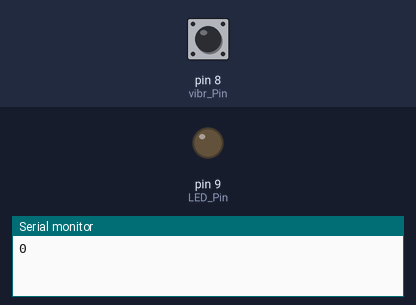
Simulated run of this sketch. Board: Arduino Uno, built with avr-gcc and run on an emulated ATmega328P. Parts: output pins drawn as LEDs (lit = HIGH), the last lines printed to the serial monitor. The test bench sets the inputs (shaded band); at power-on: pin 8 (vibr_Pin) LOW.

Above: at 1.2 s.
1.3 s: pin 8 (vibr_Pin) pulsed HIGH 2 times (0.12 s each, 0.3 s apart)
At 2.0 s:
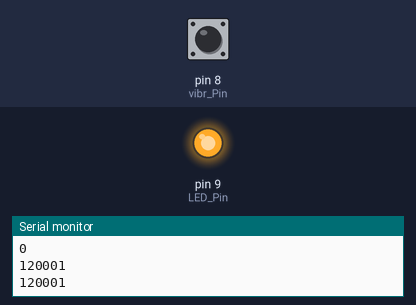
Timing chart, 0 to 4.3 s (numbered marks = the images above; inputs shaded):
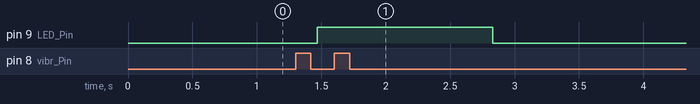

The sketch:

Earthquake.ino
```cpp
int LED_Pin = 9;
int vibr_Pin =8;

void setup(){
  pinMode(LED_Pin, OUTPUT);
  pinMode(vibr_Pin, INPUT);
  Serial.begin(9600);

}
void loop(){
  long measurement =TP_init();
  delay(50);
 // Serial.print("measurment = ");
  Serial.println(measurement);
  if (measurement > 1000){
    digitalWrite(LED_Pin, HIGH);
  }
  else{
    digitalWrite(LED_Pin, LOW);
  }
}

long TP_init(){
  delay(10);
  long measurement=pulseIn (vibr_Pin, HIGH);
  return measurement;
}
```

Measured:
- after the input at 1.3 s, pin 9 (LED_Pin): LOW → HIGH after 0.17 s, → LOW 1.4 s later
